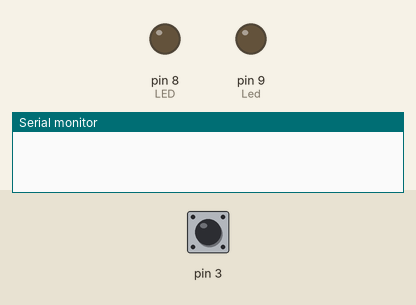
This sketch was run on a simulated Arduino Uno, built with avr-gcc and run on an emulated ATmega328P. On the bench: output pins drawn as LEDs (lit = HIGH), the last lines printed to the serial monitor. Dashed ring = blinking. The inputs (shaded band) are chosen by the test bench; at power-on: pin 3 HIGH.

Above: at 5.0 s.
5.1 s: pin 3 pulled LOW for 0.15 s
At 5.25 s:
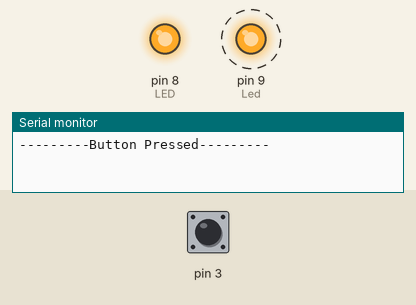
Timing chart, 0 to 9.9 s (numbered marks = the images above; inputs shaded):
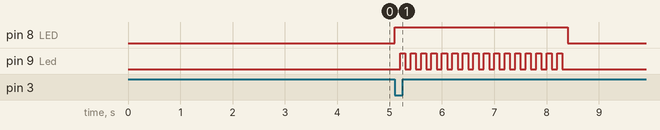

The sketch:

Q3.ino
```cpp
#include <avr/io.h>
#include <avr/interrupt.h>

volatile int delayTime = 6249;
volatile bool isPressed = false;
volatile int numberOfInterrupt = 0;

void setup() {
  Serial.begin(9600);

  EICRA |= (1 << ISC11);  // Falling edge triggers interrupt
  EIMSK |= (1 << INT1);   // Enable external interrupt INT1
  DDRD &= ~(1 << PD3);    // Set PD3 as input
  PORTD |= (1 << PD3);    // Enable pull-up resistor on PD3

  DDRB |= (1 << 0) | (1 << 1);  //Set the 2 port for LED

  //Configure for Timer 1
  TCCR1A = 0;
  TCCR1B = (1 << WGM12) | (1 << CS12);  // CTC mode with prescaler 256
  OCR1A = delayTime;                    // Set OCR1A for a 100 ms delay

  TIMSK1 = 0;  //turn off Timer 1 Interrupt

  sei();  // Gloval interrupt enable

  while (true) {
  }
}

ISR(INT1_vect) {
  Serial.println("---------Button Pressed---------");
  isPressed = true;  //set button pressed to true
  TIMSK1 |= (1 << OCIE1A);  //turn on timer
  TCNT1=0;  //reset counter
}


ISR(TIMER1_COMPA_vect) {
  if (isPressed) {
    if (numberOfInterrupt == 0) {
      PORTB |= (1 << 0);  //turn on the Led A
    } else if (numberOfInterrupt == 33) {
      PORTB &= ~(1 << 0);  //turn off the Led A
      isPressed = false;
      TIMSK1 = 0;  //turn off Timer
    }

    if (numberOfInterrupt >= 1 && numberOfInterrupt < 33) {
      PORTB ^= (1 << 1);  //toggle Led B
    }

    if (numberOfInterrupt + 1 <= 33) {
      numberOfInterrupt++;
    } else {
      numberOfInterrupt = 0;
    }
  }
}
```

Measured:
- after the input at 5.1 s, pin 8 (LED): LOW → HIGH at once, → LOW 3.3 s later; pin 9 (Led): alternates HIGH for 0.10 s and LOW for 0.10 s, 32 changes in all, then stays LOW, starting after 0.10 s
